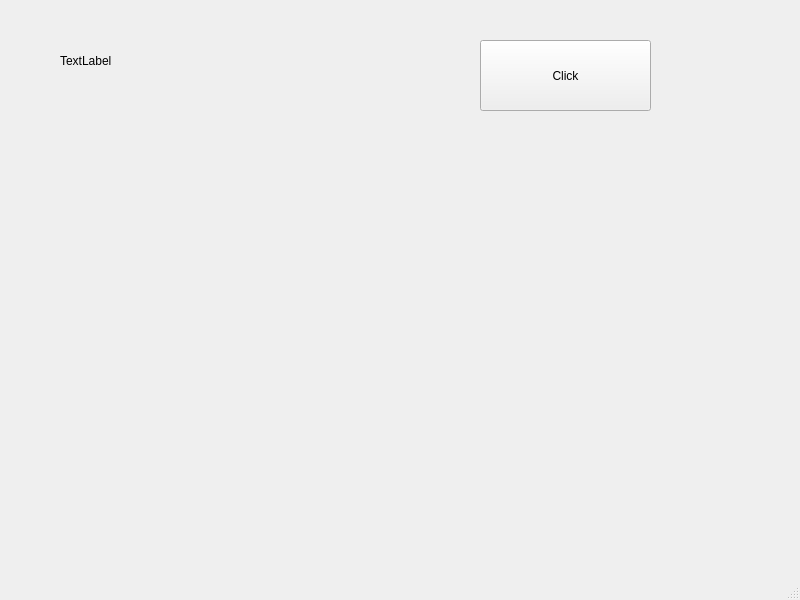
<?xml version="1.0" encoding="UTF-8"?>
<ui version="4.0">
 <class>MainWindow</class>
 <widget class="QMainWindow" name="MainWindow">
  <property name="geometry">
   <rect>
    <x>0</x>
    <y>0</y>
    <width>800</width>
    <height>600</height>
   </rect>
  </property>
  <property name="windowTitle">
   <string>MainWindow</string>
  </property>
  <widget class="QWidget" name="centralwidget">
   <widget class="QLabel" name="label">
    <property name="geometry">
     <rect>
      <x>60</x>
      <y>30</y>
      <width>121</width>
      <height>61</height>
     </rect>
    </property>
    <property name="text">
     <string>TextLabel</string>
    </property>
   </widget>
   <widget class="QPushButton" name="pushButton">
    <property name="geometry">
     <rect>
      <x>480</x>
      <y>40</y>
      <width>171</width>
      <height>71</height>
     </rect>
    </property>
    <property name="maximumSize">
     <size>
      <width>16777215</width>
      <height>16777213</height>
     </size>
    </property>
    <property name="text">
     <string>Click</string>
    </property>
    <property name="iconSize">
     <size>
      <width>20</width>
      <height>20</height>
     </size>
    </property>
   </widget>
  </widget>
  <widget class="QMenuBar" name="menubar">
   <property name="geometry">
    <rect>
     <x>0</x>
     <y>0</y>
     <width>800</width>
     <height>21</height>
    </rect>
   </property>
  </widget>
  <widget class="QStatusBar" name="statusbar"/>
 </widget>
 <resources/>
 <connections/>
</ui>
